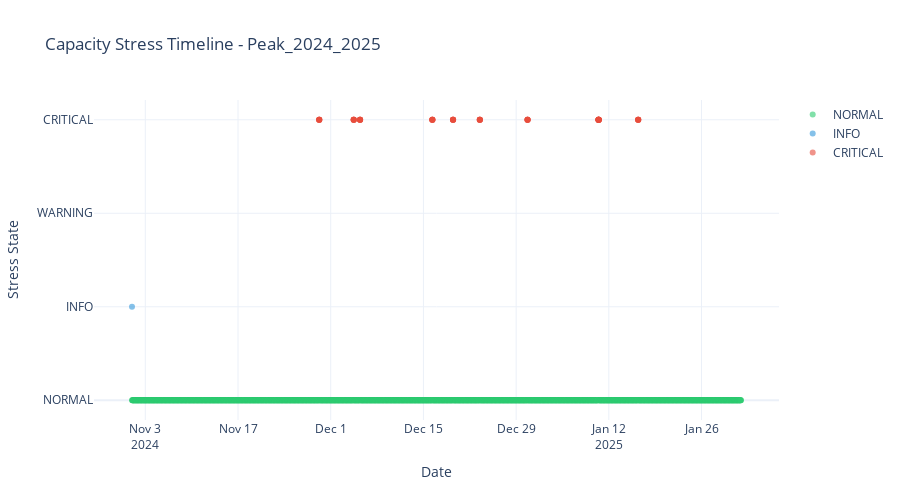

Source (notebook cell):
### Markdown cell above
## 3.2 Stress Timeline Visualization

### Code cell
# Select a period for timeline
SELECTED_PERIOD = 'Peak_2024_2025'

df_timeline = df_stress[df_stress['analysis_period_label'] == SELECTED_PERIOD].copy()
stress_level_map = {'NORMAL': 0, 'INFO': 1, 'WARNING': 2, 'CRITICAL': 3}
df_timeline['stress_level'] = df_timeline['stress_state'].map(stress_level_map)

# Interactive timeline with Plotly
fig = go.Figure()

for state in ['NORMAL', 'INFO', 'WARNING', 'CRITICAL']:
    df_state = df_timeline[df_timeline['stress_state'] == state]
    
    fig.add_trace(go.Scatter(
        x=df_state['window_start'],
        y=df_state['stress_level'],
        mode='markers',
        name=state,
        marker=dict(color=STRESS_STATE_COLORS[state], size=6, opacity=0.6),
        hovertemplate=(
            '<b>%{text}</b><br>'
            'Time: %{x}<br>'
            'Concurrent Jobs: %{customdata[0]}<br>'
            '<extra></extra>'
        ),
        text=[state] * len(df_state),
        customdata=df_state[['concurrent_jobs']].values
    ))

fig.update_layout(
    title=f'Capacity Stress Timeline - {SELECTED_PERIOD}',
    xaxis_title='Date',
    yaxis=dict(
        title='Stress State',
        tickmode='array',
        tickvals=[0, 1, 2, 3],
        ticktext=['NORMAL', 'INFO', 'WARNING', 'CRITICAL']
    ),
    template=PLOTLY_TEMPLATE,
    height=500
)

fig.write_html(IMAGES_DIR / f'stress_timeline_{SELECTED_PERIOD}.html')
fig.show()

print(f"✅ Interactive timeline saved: stress_timeline_{SELECTED_PERIOD}.html")

### Figure 1 — Plotly figure (JSON) as saved in the notebook; plotly's stock layout.template omitted (floating-point values rounded to 4 significant figures; data arrays with more than 128 entries replaced by an {"elided": "..."} marker saying what was removed)
{"data": [{"customdata": {"elided": "2198x1 int values"}, "hovertemplate": "<b>%{text}</b><br>Time: %{x}<br>Concurrent Jobs: %{customdata[0]}<br><extra></extra>", "marker": {"color": "#2ecc71", "opacity": 0.6, "size": 6}, "mode": "markers", "name": "NORMAL", "text": {"elided": "2198 str values"}, "type": "scatter", "x": {"elided": "2198 str values"}, "y": {"elided": "2198 int values"}}, {"customdata": [[2]], "hovertemplate": "<b>%{text}</b><br>Time: %{x}<br>Concurrent Jobs: %{customdata[0]}<br><extra></extra>", "marker": {"color": "#3498db", "opacity": 0.6, "size": 6}, "mode": "markers", "name": "INFO", "text": ["INFO"], "type": "scatter", "x": ["2024-10-31T23:50:00.000000"], "y": [1]}, {"customdata": [], "hovertemplate": "<b>%{text}</b><br>Time: %{x}<br>Concurrent Jobs: %{customdata[0]}<br><extra></extra>", "marker": {"color": "#f39c12", "opacity": 0.6, "size": 6}, "mode": "markers", "name": "WARNING", "text": [], "type": "scatter", "x": [], "y": []}, {"customdata": [[479], [404], [391], [432], [282], [447], [492], [344], [479], [499], [402], [440], [520], [318], [370], [444], [503], [399], [601], [462], [642], [491], [251], [348], [395], [451], [511], [295], [438], [370], [342], [384], [343], [526], [484], [432], [602], [480], [626], [593], [583], [968], [326], [381], [308], [435], [550], [466], [509], [290], [410], [447], [268], [607], [344], [358], [411], [422], [480], [540]], "hovertemplate": "<b>%{text}</b><br>Time: %{x}<br>Concurrent Jobs: %{customdata[0]}<br><extra></extra>", "marker": {"color": "#e74c3c", "opacity": 0.6, "size": 6}, "mode": "markers", "name": "CRITICAL", "text": ["CRITICAL", "CRITICAL", "CRITICAL", "CRITICAL", "CRITICAL", "CRITICAL", "CRITICAL", "CRITICAL", "CRITICAL", "CRITICAL", "CRITICAL", "CRITICAL", "CRITICAL", "CRITICAL", "CRITICAL", "CRITICAL", "CRITICAL", "CRITICAL", "CRITICAL", "CRITICAL", "CRITICAL", "CRITICAL", "CRITICAL", "CRITICAL", "CRITICAL", "CRITICAL", "CRITICAL", "CRITICAL", "CRITICAL", "CRITICAL", "CRITICAL", "CRITICAL", "CRITICAL", "CRITICAL", "CRITICAL", "CRITICAL", "CRITICAL", "CRITICAL", "CRITICAL", "CRITICAL", "CRITICAL", "CRITICAL", "CRITICAL", "CRITICAL", "CRITICAL", "CRITICAL", "CRITICAL", "CRITICAL", "CRITICAL", "CRITICAL", "CRITICAL", "CRITICAL", "CRITICAL", "CRITICAL", "CRITICAL", "CRITICAL", "CRITICAL", "CRITICAL", "CRITICAL", "CRITICAL"], "type": "scatter", "x": ["2024-11-29T06:00:00.000000", "2024-11-29T06:10:00.000000", "2024-11-29T06:20:00.000000", "2024-11-29T06:30:00.000000", "2024-11-29T06:40:00.000000", "2024-11-29T06:50:00.000000", "2024-12-04T11:00:00.000000", "2024-12-04T11:10:00.000000", "2024-12-04T11:20:00.000000", "2024-12-04T11:30:00.000000", "2024-12-04T11:40:00.000000", "2024-12-04T11:50:00.000000", "2024-12-05T10:00:00.000000", "2024-12-05T10:10:00.000000", "2024-12-05T10:20:00.000000", "2024-12-05T10:30:00.000000", "2024-12-05T10:40:00.000000", "2024-12-05T10:50:00.000000", "2024-12-16T08:00:00.000000", "2024-12-16T08:10:00.000000", "2024-12-16T08:20:00.000000", "2024-12-16T08:30:00.000000", "2024-12-16T08:40:00.000000", "2024-12-16T08:50:00.000000", "2024-12-19T11:00:00.000000", "2024-12-19T11:10:00.000000", "2024-12-19T11:20:00.000000", "2024-12-19T11:30:00.000000", "2024-12-19T11:40:00.000000", "2024-12-19T11:50:00.000000", "2024-12-23T12:00:00.000000", "2024-12-23T12:10:00.000000", "2024-12-23T12:20:00.000000", "2024-12-23T12:30:00.000000", "2024-12-23T12:40:00.000000", "2024-12-23T12:50:00.000000", "2024-12-30T17:00:00.000000", "2024-12-30T17:10:00.000000", "2024-12-30T17:20:00.000000", "2024-12-30T17:30:00.000000", "2024-12-30T17:40:00.000000", "2024-12-30T17:50:00.000000", "2025-01-10T10:00:00.000000", "2025-01-10T10:10:00.000000", "2025-01-10T10:20:00.000000", "2025-01-10T10:30:00.000000", "2025-01-10T10:40:00.000000", "2025-01-10T10:50:00.000000", "2025-01-10T11:00:00.000000", "2025-01-10T11:10:00.000000", "2025-01-10T11:20:00.000000", "2025-01-10T11:30:00.000000", "2025-01-10T11:40:00.000000", "2025-01-10T11:50:00.000000", "2025-01-16T10:00:00.000000", "2025-01-16T10:10:00.000000", "2025-01-16T10:20:00.000000", "2025-01-16T10:30:00.000000", "2025-01-16T10:40:00.000000", "2025-01-16T10:50:00.000000"], "y": [3, 3, 3, 3, 3, 3, 3, 3, 3, 3, 3, 3, 3, 3, 3, 3, 3, 3, 3, 3, 3, 3, 3, 3, 3, 3, 3, 3, 3, 3, 3, 3, 3, 3, 3, 3, 3, 3, 3, 3, 3, 3, 3, 3, 3, 3, 3, 3, 3, 3, 3, 3, 3, 3, 3, 3, 3, 3, 3, 3]}], "layout": {"height": 500, "title": {"text": "Capacity Stress Timeline - Peak_2024_2025"}, "xaxis": {"title": {"text": "Date"}}, "yaxis": {"tickmode": "array", "ticktext": ["NORMAL", "INFO", "WARNING", "CRITICAL"], "tickvals": [0, 1, 2, 3], "title": {"text": "Stress State"}}}}
